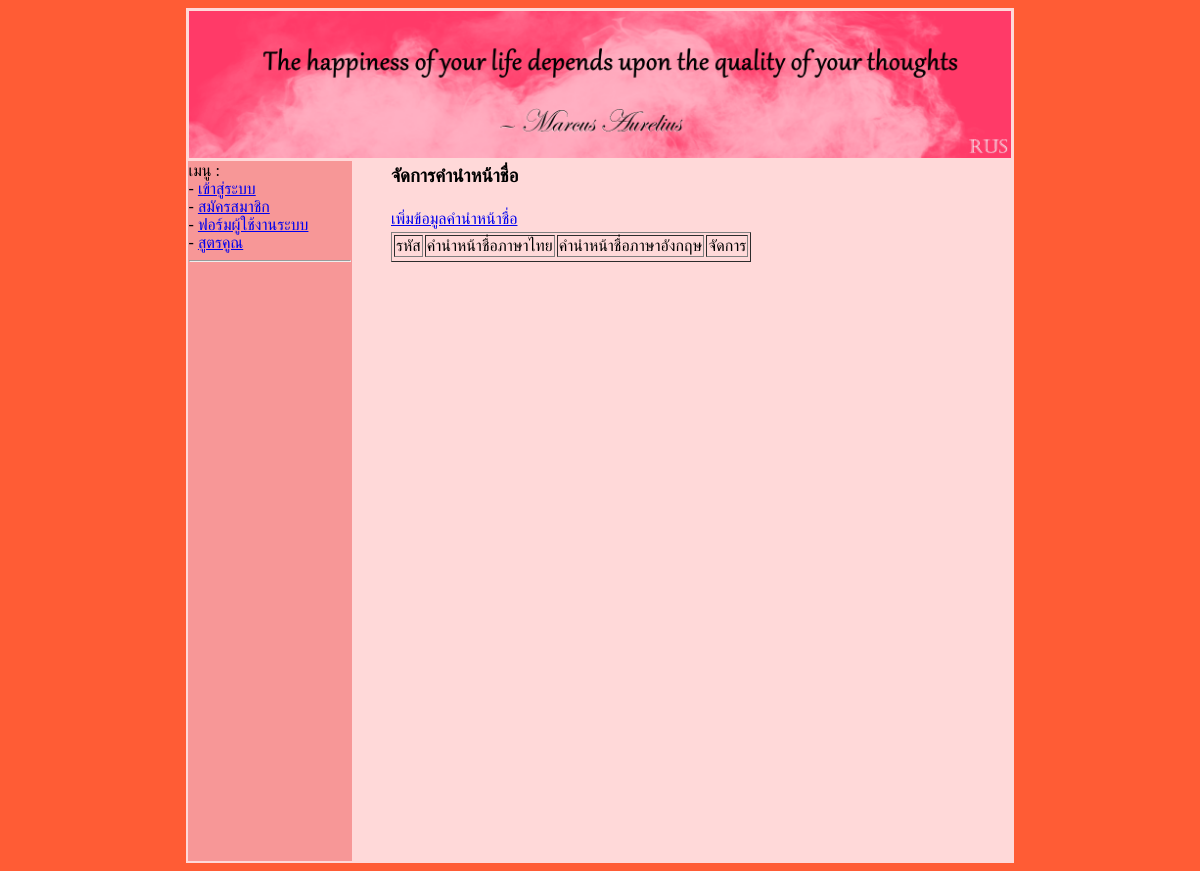
The app's page /prefix_show.php, older data.
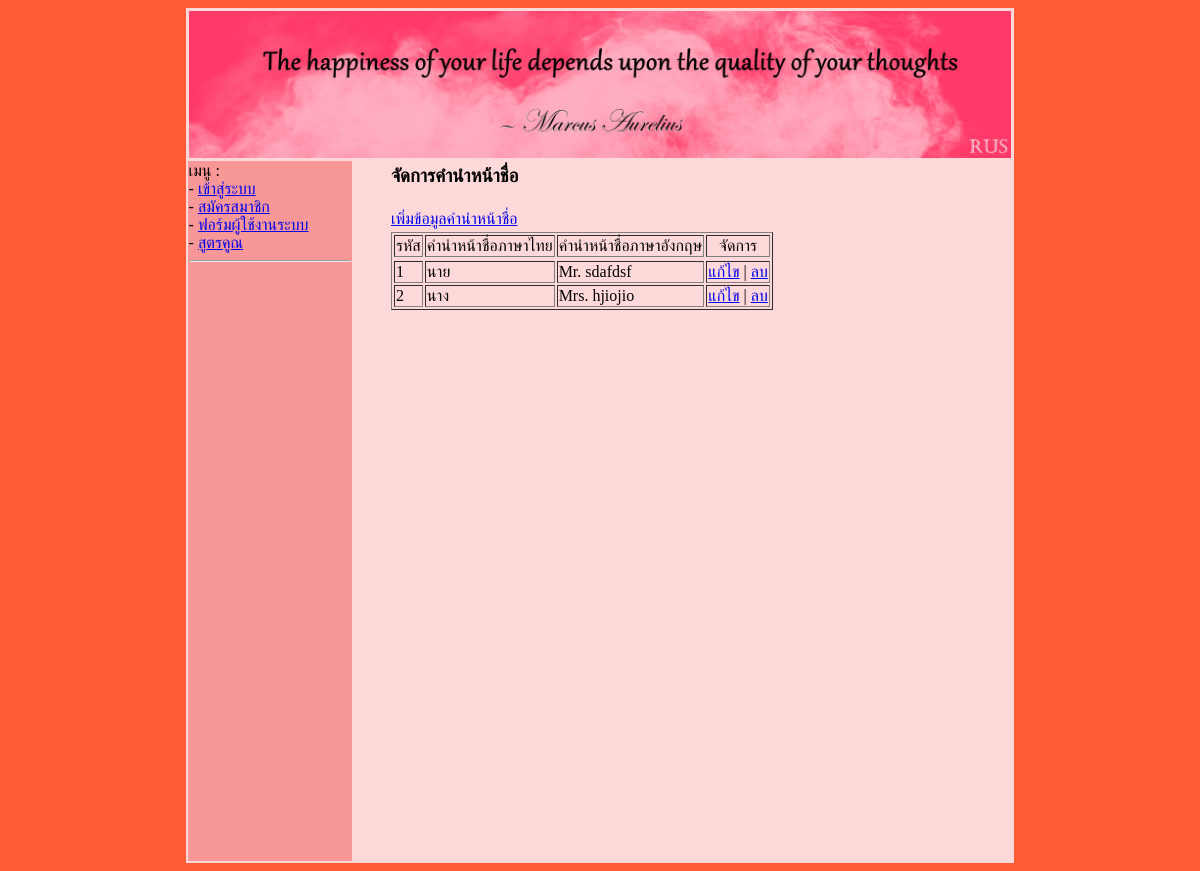
The same page, newer data.
### tables this page shows
CREATE TABLE `prefix` (
  `prefix_id` int(11) NOT NULL COMMENT 'รหัสคำนำหน้า',
  `prefix_nameTH` varchar(20) NOT NULL COMMENT 'คำนำหน้าภาษาไทย',
  `prefix_nameEN` varchar(20) NOT NULL COMMENT 'คำนำหน้าภาษาอังกฤษ'
);

### prefix_show.php (the view, shortened to what this page needs)
<?php
    include("./header.php");
    include("./menu.php");
    include("./sqliConnect.php");
?>
<table align="center" width="90%">
    <tr>
        <td>
            <h3>จัดการคำนำหน้าชื่อ</h3>
        </td>
    </tr>
    <tr>
        <td><a href="./prefix_add.php">เพิ่มข้อมูลคำนำหน้าชื่อ</a></td>
    </tr>
    <tr>
        <td>
            <table border="1px">
                <tr>
                    <td align="center">รหัส</td>
                    <td align="center">คำนำหน้าชื่อภาษาไทย</td>
                    <td align="center">คำนำหน้าชื่อภาษาอังกฤษ</td>
                    <td align="center">จัดการ</td>
                </tr>
                <tr>
                    <?php
                        $sql = "select * from prefix;";
                        $result = $mysqli->query($sql);
                        while ($row = $result->fetch_assoc()){
                            $prefix_id = $row['prefix_id'];
                            $prefix_nameTH = $row['prefix_nameTH'];
                            $prefix_nameEN = $row['prefix_nameEN'];
                            echo "
                                <tr>
                                    <td>$prefix_id</td>
                                    <td>$prefix_nameTH</td>
                                    <td>$prefix_nameEN</td>
                                    <td><a href=\"./prefix_edit.php?prefix_id=$prefix_id\">แก้ไข</a>
                                    |
                                    <a href=\"./prefix_delete.php?prefix_id=$prefix_id\">ลบ</a></td>
                                </tr>
                            ";
                        }
                    ?>
                </tr>
            </table>
        </td>
    </tr>
</table>
<?php
    include("./footer.php");
?>

Row changes from the older to the newer data that the page shows:
added prefix: prefix_id "1", prefix_nameTH "นาย", prefix_nameEN "Mr. sdafdsf"
added prefix: prefix_id "2", prefix_nameTH "นาง", prefix_nameEN "Mrs. hjiojio"
